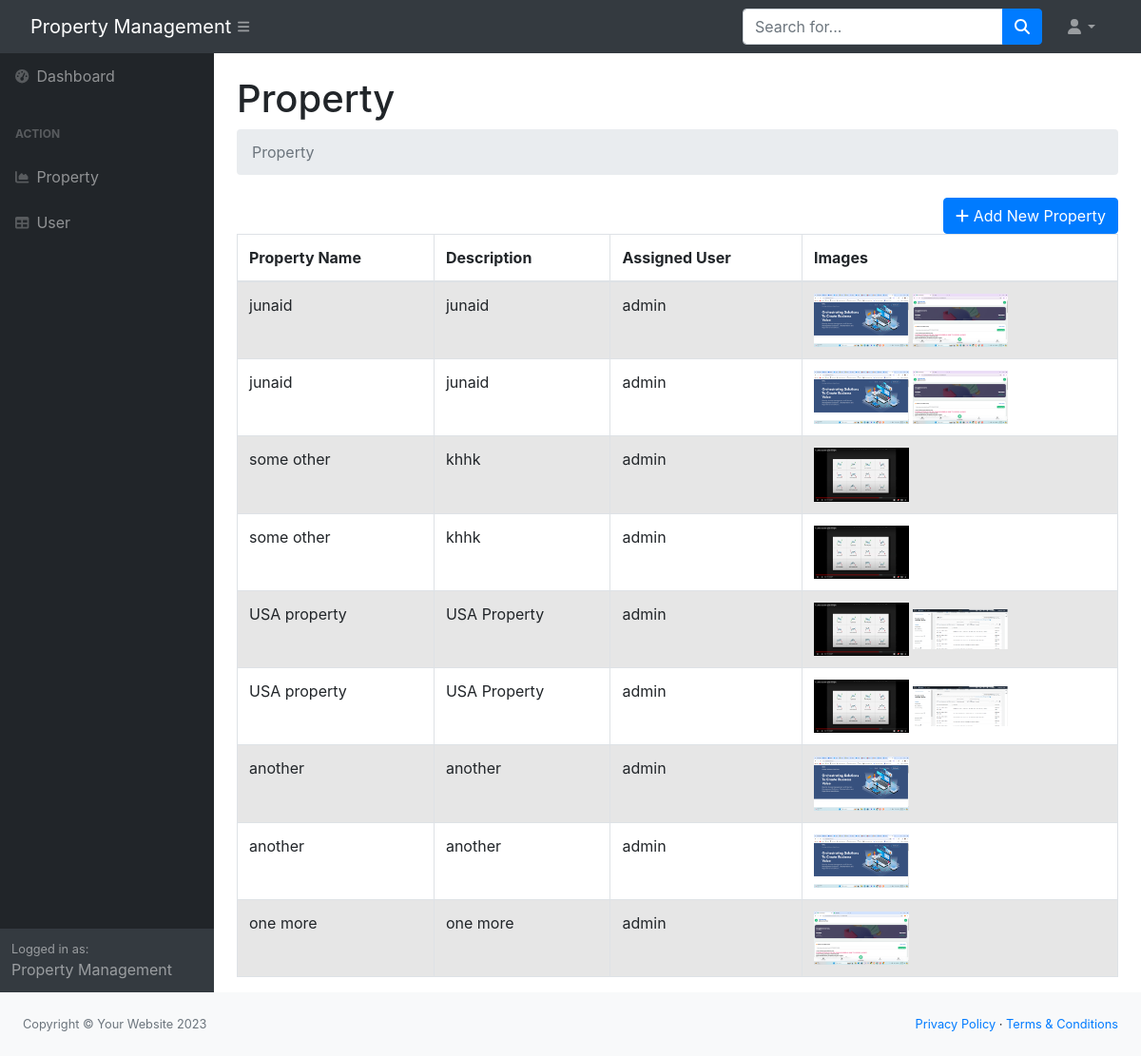
/property, run on the app's committed database.
### models/property.py (models this page shows)
class Property(db.Model):
    id = db.Column(db.Integer, primary_key=True)
    name = db.Column(db.String(100), nullable=False)
    description = db.Column(db.Text, nullable=False)
    image_paths = db.Column(db.Text)  # Store image paths as a comma-separated string
    user_id = db.Column(db.Integer, db.ForeignKey('user.id'), nullable=False)
    owner = db.relationship('User', backref='properties', lazy=True)

### models/user.py (models this page shows)
class User(db.Model):
    try:
        id = db.Column(db.Integer, primary_key=True)
        username = db.Column(db.String(80), unique=True, nullable=False)
        password = db.Column(db.String(120), nullable=False)
        needs_password_change = db.Column(db.Boolean, default=False)
        def __repr__(self):
            return f'<User {self.username}>'
        def is_active(self):
            return True
        def is_authenticated(self):
            return True
        def is_anonymous(self):
            return False
        def get_id(self):
            return str(self.id)
    except Exception as error:
        print(error)

### controllers/property.py (the view, shortened to what this page needs)
def properties():
    users = User.query.all()
    properties = Property.query.all()
    return render_template('property.html', properties=properties, users=users)

### templates/property.html (shortened to what this page needs)
{% extends 'base.html' %}
{% block content %}
<div class="container-fluid px-4">
    <h1 class="mt-4">Property</h1>
    <ol class="breadcrumb mb-4">
        <li class="breadcrumb-item active">Property</li>
    </ol>
    <button type="button" class="btn btn-primary float-right" data-bs-toggle="modal" data-bs-target="#propertyModal">
        <i class="fas fa-plus"></i> Add New Property
    </button>
    <table id="propertyTable" class="table table-striped table-bordered mt-4">
        <thead>
            <tr>
                <th>Property Name</th>
                <th>Description</th>
                <th>Assigned User</th>
                <th>Images</th>
            </tr>
        </thead>
        <tbody>
            {% for property in properties %}
            <tr>
                <td>{{ property.name }}</td>
                <td>{{ property.description }}</td>
                <td>{{ property.owner.username }}</td>
                <td>
                    {% for image in property.image_paths.split(',') %}
                        <img src="{{ image }}" alt="Property Image" width="100">
                    {% endfor %}
                </td>
            </tr>
            {% endfor %}
        </tbody>
    </table>
</div>
{% endblock %}

### templates/base.html (shortened to what this page needs)
<!DOCTYPE html>
<html lang="en">
<head>
    <link href="https://cdn.jsdelivr.net/npm/simple-datatables@7.1.2/dist/style.min.css" rel="stylesheet" />
    <link href="{{ url_for('static', filename='css/styles.css')}}" rel="stylesheet" />
    <link rel="stylesheet" href="https://cdn.datatables.net/1.11.5/css/jquery.dataTables.min.css">
    <link rel="stylesheet" href="https://cdnjs.cloudflare.com/ajax/libs/jquery-toast-plugin/1.3.2/jquery.toast.min.css" />
    <link rel="stylesheet" href="https://stackpath.bootstrapcdn.com/bootstrap/4.5.2/css/bootstrap.min.css">
</head>
<body>
    <nav class="sb-topnav navbar navbar-expand navbar-dark bg-dark">
        <a class="navbar-brand ps-3" href="{{url_for('app_bp.home')}}">Property Management</a>
        <button class="btn btn-link btn-sm order-1 order-lg-0 me-4 me-lg-0" id="sidebarToggle" href="#!"><i class="fas fa-bars"></i></button>
        <form class="d-none d-md-inline-block form-inline ms-auto me-0 me-md-3 my-2 my-md-0">
            <div class="input-group">
                <input class="form-control" type="text" placeholder="Search for..." aria-label="Search for..." aria-describedby="btnNavbarSearch" />
                <button class="btn btn-primary" id="btnNavbarSearch" type="button"><i class="fas fa-search"></i></button>
            </div>
        </form>
        <ul class="navbar-nav ms-auto ms-md-0 me-3 me-lg-4">
            <li class="nav-item dropdown">
                <a class="nav-link dropdown-toggle" id="navbarDropdown" href="#" role="button" data-bs-toggle="dropdown" aria-expanded="false"><i class="fas fa-user fa-fw"></i></a>
            </li>
        </ul>
    </nav>
    <div id="layoutSidenav">
        <div id="layoutSidenav_nav">
            <nav class="sb-sidenav accordion sb-sidenav-dark" id="sidenavAccordion">
                <div class="sb-sidenav-menu">
                    <div class="nav">
                        <a class="nav-link" href="index.html">
                            <div class="sb-nav-link-icon"><i class="fas fa-tachometer-alt"></i></div>
                            Dashboard
                        </a>
                        <div class="sb-sidenav-menu-heading">Action</div>
                        <a class="nav-link" href="{{url_for('app_bp.properties')}}">
                            <div class="sb-nav-link-icon"><i class="fas fa-chart-area"></i></div>
                            Property
                        </a>
                        <a class="nav-link" href="tables.html">
                            <div class="sb-nav-link-icon"><i class="fas fa-table"></i></div>
                            User
                        </a>
                    </div>
                </div>
                <div class="sb-sidenav-footer">
                    <div class="small">Logged in as:</div>
                    Property Management
                </div>
            </nav>
        </div>
        <div id="layoutSidenav_content">
            <main>
                {% block content %}{% endblock %}
            </main>
        </div>
    </div>
    <footer class="py-4 bg-light mt-auto">
        <div class="container-fluid px-4">
            <div class="d-flex align-items-center justify-content-between small">
                <div class="text-muted">Copyright &copy; Your Website 2023</div>
                <div>
                    <a href="#">Privacy Policy</a>
                    &middot;
                    <a href="#">Terms &amp; Conditions</a>
                </div>
            </div>
        </div>
    </footer>
</body>
</html>

### data on the page
Property: name "junaid", description "junaid", owner.username "admin"
Property: name "junaid", description "junaid", owner.username "admin"
Property: name "some other", description "khhk", owner.username "admin", image_paths (picture)
Property: name "some other", description "khhk", owner.username "admin", image_paths (picture)
Property: name "USA property", description "USA Property", owner.username "admin"
Property: name "USA property", description "USA Property", owner.username "admin"
Property: name "another", description "another", owner.username "admin", image_paths (picture)
Property: name "another", description "another", owner.username "admin", image_paths (picture)
Property: name "one more", description "one more", owner.username "admin", image_paths (picture)
